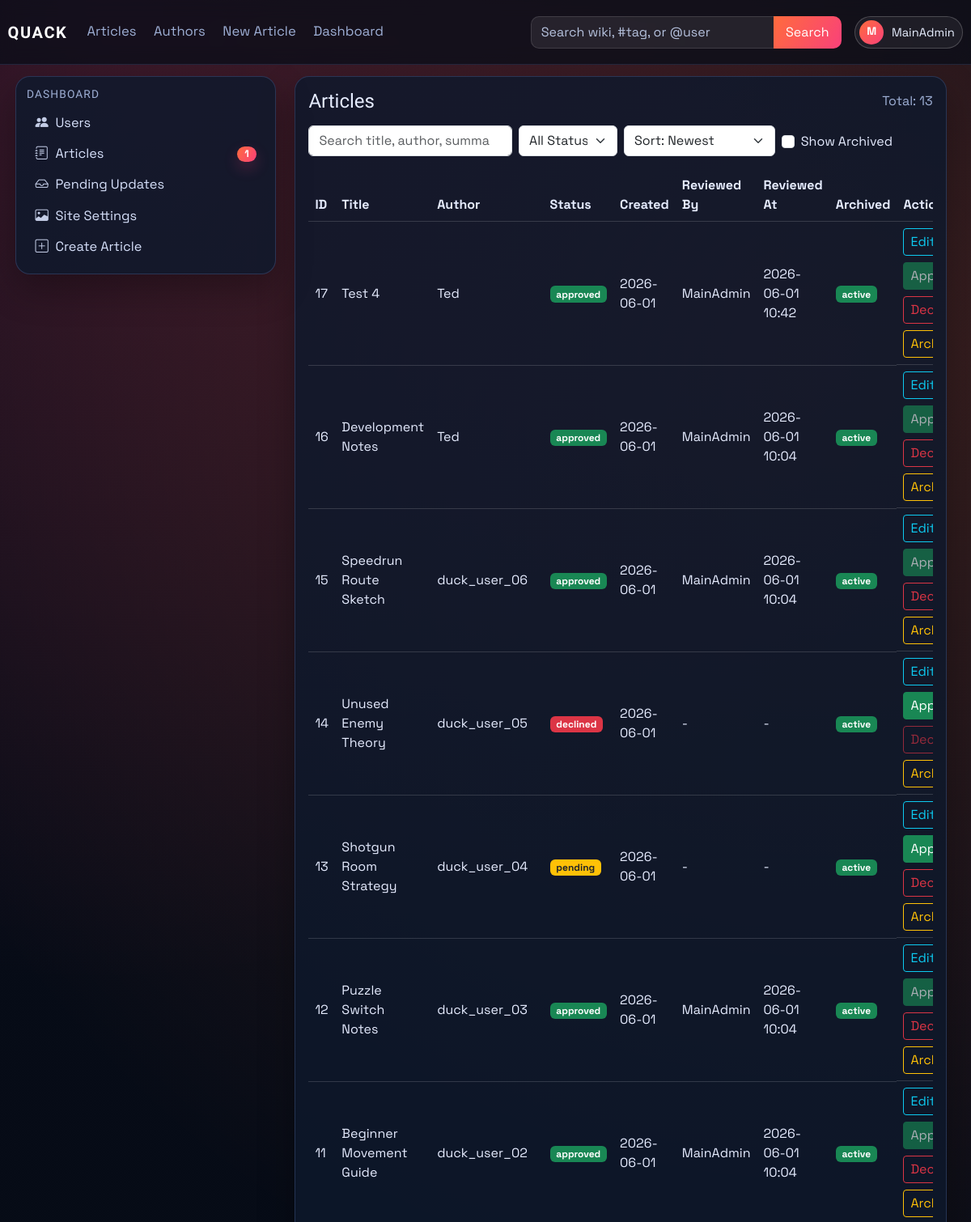
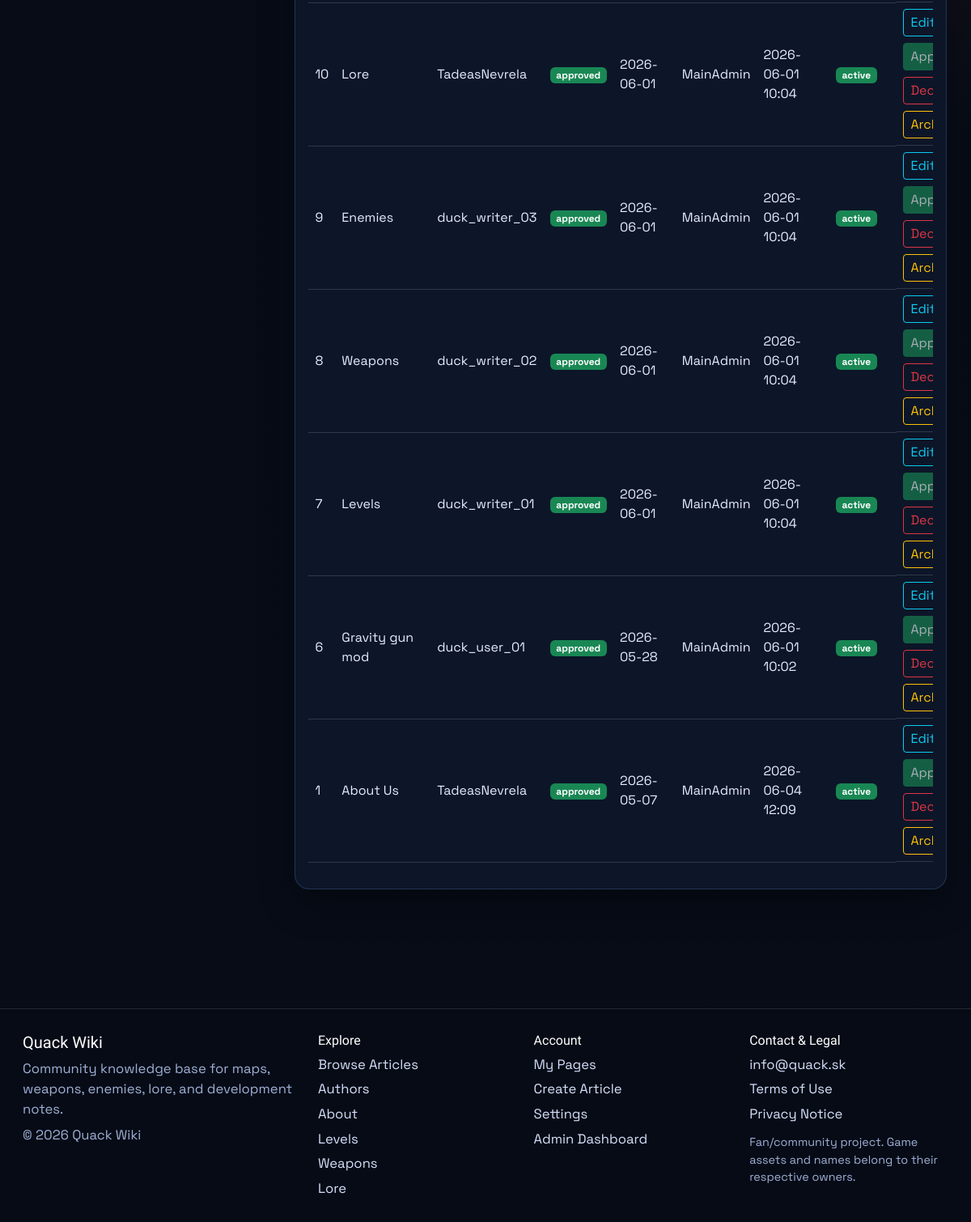
/dashboard/articles (signed in), run on an earlier commit of the app's database (2 pictures, top to bottom).
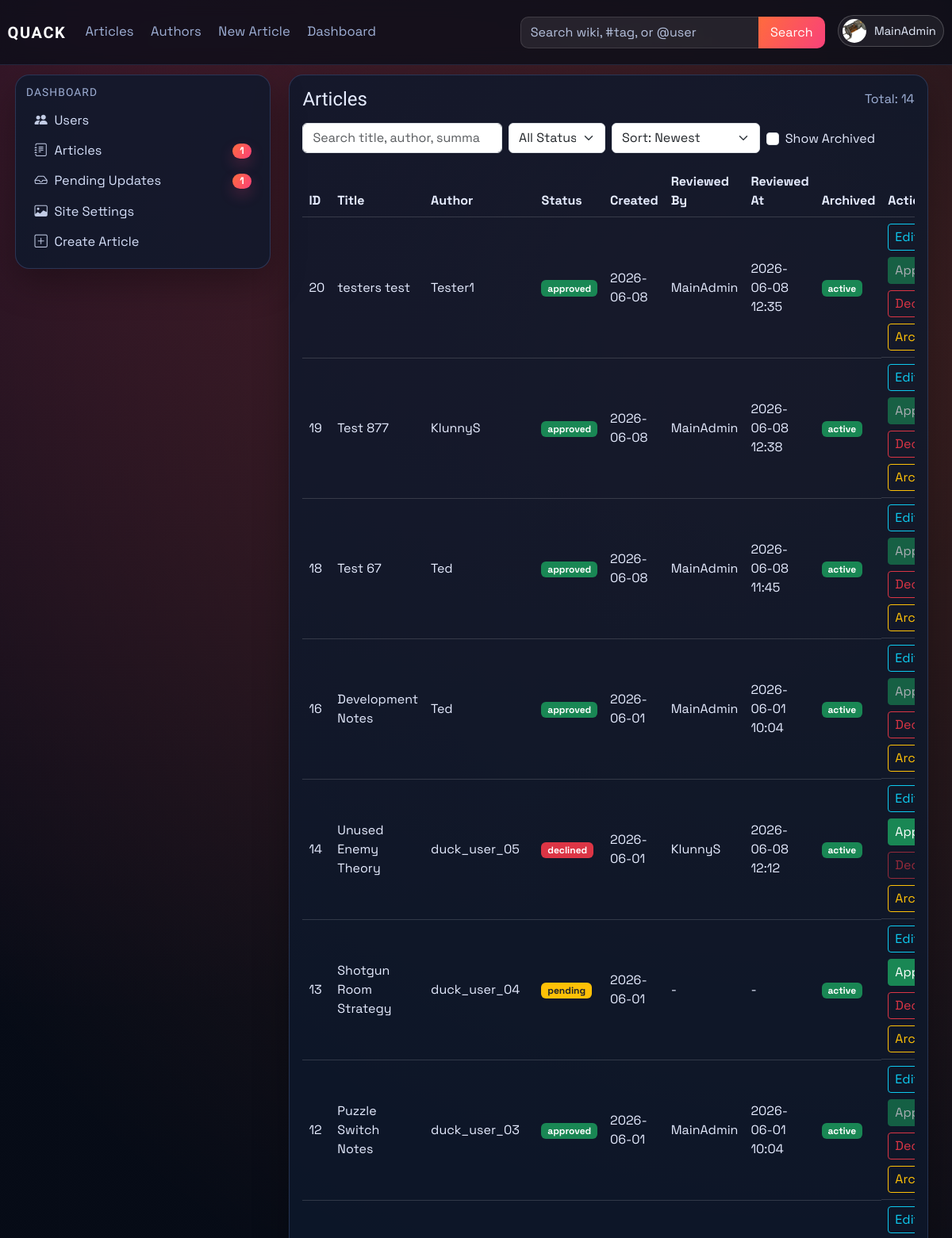
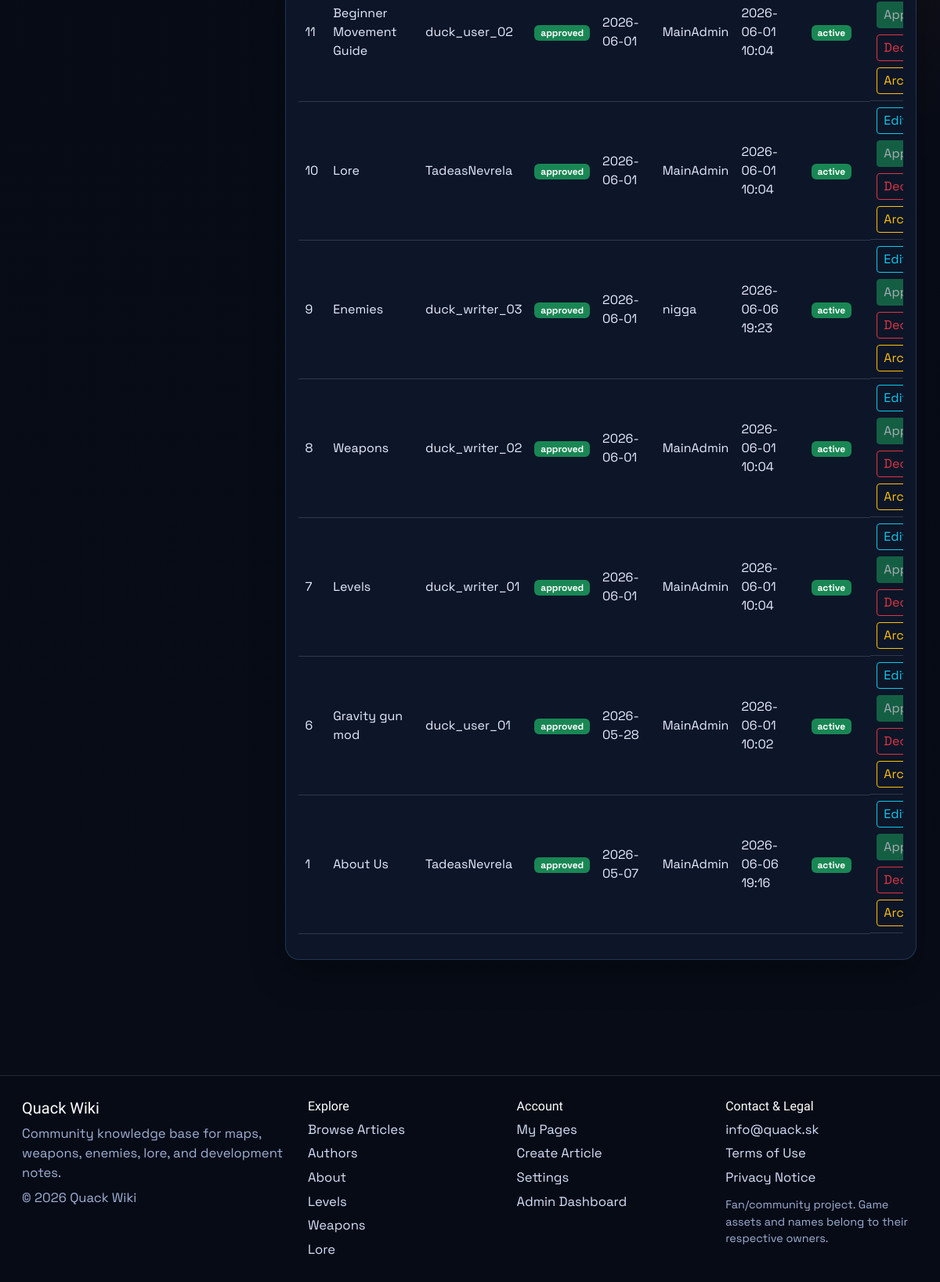
And on a later commit of the database (2 pictures, top to bottom).
### models.py (models this page shows, shortened)
class User(db.Model, UserMixin):
    id = db.Column(db.Integer, primary_key=True)
    username = db.Column(db.String(120), unique=True, nullable=False)
    email = db.Column(db.String(120), unique=True, nullable=False)
    password_hash = db.Column(db.String(128), nullable=False)
    profile_image_url = db.Column(db.String(120), nullable=True)
    public_display_name = db.Column(db.String(80), nullable=True)
    public_bio = db.Column(db.Text, nullable=True)
    created_at = db.Column(db.DateTime, default=datetime.utcnow)
    role = db.Column(db.String(30), default='user')
    is_archived = db.Column(db.Boolean, default=False, nullable=False)
    archived_at = db.Column(db.DateTime, nullable=True)

class Article(db.Model):
    id = db.Column(db.Integer, primary_key=True)
    title = db.Column(db.String(120), unique=True, nullable=False)
    author = db.Column(db.String(120), nullable=False)
    created_at = db.Column(db.DateTime, default=datetime.utcnow)
    image_url = db.Column(db.String(120), default='default.png')
    summary = db.Column(db.Text)
    content = db.Column(db.Text, nullable=False)
    infobox_data = db.Column(db.Text, nullable=True)
    tags = db.Column(db.JSON, default=list)
    status = db.Column(db.String(20), default='pending', nullable=False)
    approved_by = db.Column(db.String(120), nullable=True)
    approved_at = db.Column(db.DateTime, nullable=True)
    is_archived = db.Column(db.Boolean, default=False, nullable=False)
    archived_at = db.Column(db.DateTime, nullable=True)

### main.py (the view)
@app.route('/dashboard/articles')
@role_required(['admin', 'writer'])
def dashboard_articles():
    search = (request.args.get('q') or '').strip()
    status_filter = (request.args.get('status') or 'all').strip().lower()
    show_archived = request.args.get('show_archived') == '1'
    sort = (request.args.get('sort') or 'newest').strip().lower()
    query = Article.query
    if not show_archived:
        query = query.filter(Article.is_archived.is_(False))
    if status_filter in {'pending', 'approved', 'declined'}:
        query = query.filter(Article.status == status_filter)
    sort_map = {
        'newest': Article.created_at.desc(),
        'oldest': Article.created_at.asc(),
        'title_az': Article.title.asc(),
        'title_za': Article.title.desc(),
        'status_az': Article.status.asc(),
        'status_za': Article.status.desc(),
    }
    articles = query.order_by(sort_map.get(sort, Article.created_at.desc())).all()
    if search:
        articles = [article_obj for article_obj in articles if article_matches_search(article_obj, search)]
    article_links = {article_obj.id: article_public_url(article_obj) for article_obj in articles}
    author_users = active_users_by_username(article_obj.author for article_obj in articles)
    return render_template(
        'dashboard_articles.html',
        articles=articles,
        article_links=article_links,
        author_users=author_users,
        search=search,
        status_filter=status_filter,
        show_archived=show_archived,
        sort=sort,
    )

### main.py (called while the page is built)
def get_site_settings():
    settings = SiteSettings.query.get(1)
    if not settings:
        settings = SiteSettings(id=1)
        db.session.add(settings)
        db.session.commit()
    return settings

@app.context_processor
def inject_site_settings():
    pending_counts = {'pending_articles': 0, 'pending_updates': 0}
    if current_user.is_authenticated and current_user.role in ['admin', 'writer']:
        pending_counts = {
            'pending_articles': Article.query.filter(
                Article.is_archived.is_(False),
                func.lower(func.trim(Article.status)) == 'pending',
            ).count(),
            'pending_updates': ArticleRevision.query.filter_by(status='pending').count(),
        }
    return {'site_settings': get_site_settings(), 'dashboard_pending_counts': pending_counts}

@login_manager.user_loader
def load_user(user_id):
    user = User.query.get(int(user_id))
    if user and user.is_archived:
        return None
    return user

def article_public_url(article_obj: Article) -> str:
    if article_has_tag(article_obj, static_page_tag('about-us')):
        return url_for('about')
    return url_for('article', article_title=article_obj.title)

### templates/dashboard_articles.html (shortened to what the changed rows need)
{% extends "_base.html" %}
{% block content %}
<div class="container-fluid px-0">
    <section id="articles-section" class="card p-3">
        <div class="d-flex justify-content-between align-items-center mb-3">
            <h4 class="mb-0">Articles</h4>
            <span class="text-muted">Total: {{ articles|length }}</span>
        </div>
        <div class="table-responsive">
            <table class="table table-hover align-middle">
                <thead>
                    <tr>
                        <th>ID</th>
                        <th>Title</th>
                        <th>Author</th>
                        <th>Status</th>
                        <th>Created</th>
                        <th>Reviewed By</th>
                        <th>Reviewed At</th>
                        <th>Archived</th>
                        {% if current_user.role in ['admin', 'writer'] %}
                        <th>Actions</th>
                        {% endif %}
                    </tr>
                </thead>
                <tbody>
                    {% for article in articles %}
                    <tr>
                        <td>{{ article.id }}</td>
                        <td>
                            <a href="{{ article_links[article.id] }}">{{ article.title }}</a>
                        </td>
                        <td>
                            {% set author_user = author_users.get(article.author) %}
                            {% if author_user %}
                            <a href="{{ url_for('public_profile', username=author_user.username) }}">{{ author_user.public_display_name or author_user.username }}</a>
                            {% else %}
                            {{ article.author }}
                            {% endif %}
                        </td>
                        <td>
                            {% if article.status == 'approved' %}
                            <span class="badge bg-success">approved</span>
                            {% elif article.status == 'declined' %}
                            <span class="badge bg-danger">declined</span>
                            {% else %}
                            <span class="badge bg-warning text-dark">pending</span>
                            {% endif %}
                        </td>
                        <td>{{ article.created_at.strftime('%Y-%m-%d') if article.created_at else '-' }}</td>
                        <td>{{ article.approved_by or '-' }}</td>
                        <td>{{ article.approved_at.strftime('%Y-%m-%d %H:%M') if article.approved_at else '-' }}</td>
                        <td>
                            {% if article.is_archived %}
                            <span class="badge bg-secondary">archived</span>
                            {% else %}
                            <span class="badge bg-success">active</span>
                            {% endif %}
                        </td>
                        {% if current_user.role in ['admin', 'writer'] %}
                        <td class="d-flex gap-2 flex-wrap">
                            <a href="{{ url_for('edit_article', article_id=article.id) }}" class="btn btn-outline-info btn-sm">Edit</a>
                            <form method="POST" action="{{ url_for('approve', article_id=article.id) }}">
                                <button type="submit" class="btn btn-success btn-sm" {% if article.status == 'approved' or article.is_archived %}disabled{% endif %}>Approve</button>
                            </form>
                            <form method="POST" action="{{ url_for('decline', article_id=article.id) }}">
                                <button type="submit" class="btn btn-outline-danger btn-sm" {% if article.status == 'declined' or article.is_archived %}disabled{% endif %}>Decline</button>
                            </form>
                            <form method="POST" action="{{ url_for('toggle_archive_article', article_id=article.id) }}">
                                <button type="submit" class="btn btn-outline-warning btn-sm">{% if article.is_archived %}Restore{% else %}Archive{% endif %}</button>
                            </form>
                        </td>
                        {% endif %}
                    </tr>
                    {% endfor %}
                </tbody>
            </table>
        </div>
    </section>
</div>
{% endblock %}

### templates/partials/navbar.html (shortened to what this page needs)
<nav class="navbar navbar-expand-lg main-nav">
    <div class="container-fluid nav-wrap">
        <a class="navbar-brand brand-mark" href="{{ url_for('index') }}">QUACK</a>
        <div class="collapse navbar-collapse" id="navbarNav">
            <ul class="navbar-nav me-auto nav-links">
                <li class="nav-item"><a class="nav-link" href="{{ url_for('articles') }}">Articles</a></li>
                <li class="nav-item"><a class="nav-link" href="{{ url_for('authors') }}">Authors</a></li>
                <li class="nav-item"><a class="nav-link" href="{{ url_for('create_article') }}">New Article</a></li>
                {% if current_user.is_authenticated and current_user.role == "admin" %}
                <li class="nav-item"><a class="nav-link" href="{{ url_for('dashboard_users') }}">Dashboard</a></li>
                {% elif current_user.is_authenticated and current_user.role == "writer" %}
                <li class="nav-item"><a class="nav-link" href="{{ url_for('dashboard_articles') }}">Dashboard</a></li>
                {% endif %}
            </ul>
            <ul class="navbar-nav ms-auto align-items-lg-center nav-tools">
                <li class="nav-item nav-search-wrap">
                    <form class="nav-search" method="GET" action="{{ url_for('site_search') }}">
                        {% set nav_query = request.args.get('q', '') %}
                        {% if request.endpoint == 'authors' and request.args.get('all') == '1' and nav_query %}
                            {% set nav_query = '@' ~ nav_query %}
                        {% elif request.endpoint not in ['articles', 'authors'] %}
                            {% set nav_query = '' %}
                        {% endif %}
                        <input class="form-control" type="search" name="q" value="{{ nav_query }}" placeholder="Search wiki, #tag, or @user">
                        <button class="btn btn-brand" type="submit">Search</button>
                    </form>
                </li>
                {% if current_user.is_authenticated %}
                <li class="nav-item dropdown ms-lg-3">
                    <a class="profile-trigger" href="#" role="button" data-bs-toggle="dropdown" aria-expanded="false">
                        {% if current_user.profile_image_url %}
                        <img class="profile-avatar profile-avatar-img" src="{{ url_for('static', filename='img/' ~ current_user.profile_image_url) }}" alt="{{ current_user.username }} profile picture">
                        {% else %}
                        <span class="profile-avatar">{{ current_user.username[0]|upper }}</span>
                        {% endif %}
                        <span class="profile-name">{{ current_user.username }}</span>
                    </a>
                </li>
                {% else %}
                <li class="nav-item ms-lg-3">
                    <a class="btn btn-outline-light nav-login-btn" href="{{ url_for('login') }}">Login</a>
                </li>
                {% endif %}
            </ul>
        </div>
    </div>
</nav>

### templates/partials/tag_link.html
{% macro tag_article_link(tag, label, icon='', class_name='') -%}
<a href="{{ url_for('about') if tag == 'about-us' else url_for('tagged_article', tag=tag) }}"{% if class_name %} class="{{ class_name }}"{% endif %}>
    {% if icon %}<i class="{{ icon }} sidebar-icon"></i>{% endif %}{{ label }}
</a>
{%- endmacro %}

What changed in the data, as far as the page shows it:
no longer on this page (row edited): Article: id "17", title "Test 4", {{ author_user.public_display_name or author_user.username }} "Ted", status "approved", created_at "2026-06-01", approved_by "MainAdmin", approved_at "2026-06-01 10:42", is_archived "active"
no longer on this page (row edited): Article: id "15", title "Speedrun Route Sketch", status "approved", created_at "2026-06-01", approved_by "MainAdmin", approved_at "2026-06-01 10:04", is_archived "active"
no longer on this page (row unchanged): User: public_display_name+username "duck_user_06"
changed User "Ted": profile_image_url: picture added; username "M" → (not shown)
added Article: id "20", title "testers test", status "approved", created_at "2026-06-08", approved_by "MainAdmin", approved_at "2026-06-08 12:35", is_archived "active"
added User: public_display_name+username "Tester1"
added Article: id "19", title "Test 877", status "approved", created_at "2026-06-08", approved_by "MainAdmin", approved_at "2026-06-08 12:38", is_archived "active"
now on this page (row edited): User: public_display_name "KlunnyS"
added Article: id "18", title "Test 67", {{ author_user.public_display_name or author_user.username }} "Ted", status "approved", created_at "2026-06-08", approved_by "MainAdmin", approved_at "2026-06-08 11:45", is_archived "active"
changed Article "Unused Enemy Theory": approved_by "-" → "KlunnyS"; approved_at "-" → "2026-06-08 12:12"
changed Article "Enemies": approved_by "MainAdmin" → "nigga"; approved_at "2026-06-01 10:04" → "2026-06-06 19:23"
changed Article "About Us": approved_at "2026-06-04 12:09" → "2026-06-06 19:16"
Also different on the page:
{{ dashboard_pending_counts.pending_updates }}: (not shown) → "1"
{{ articles|length }}: "13" → "14"
